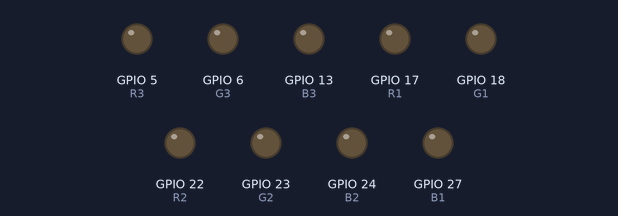
Bench run of a program on a simulated Raspberry Pi (BCM pin numbers). Parts: output pins drawn as LEDs (lit = HIGH).

Above: at 0.15 s.
At 2.27 s:
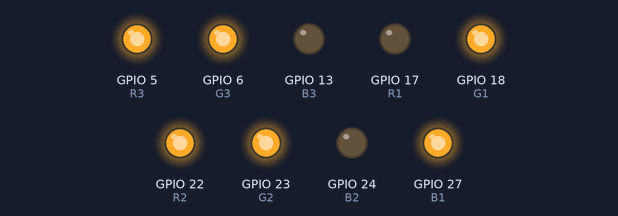
At 3.18 s:
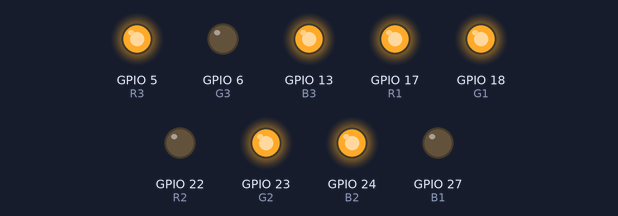
At 3.79 s:
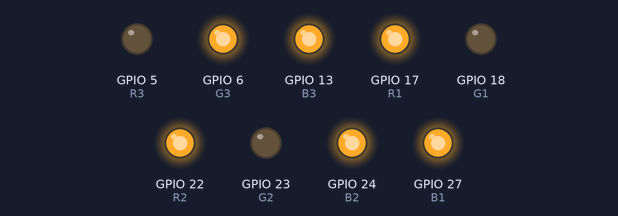
At 4.39 s:
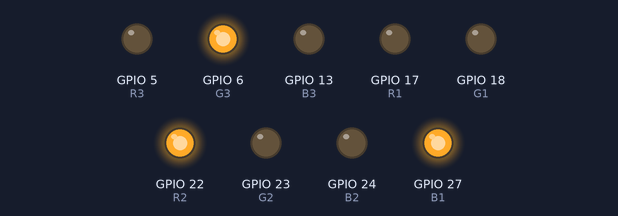
Timing chart, 0 to 4.5 s (numbered marks = the images above):
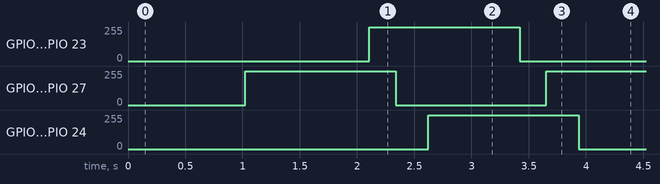

Measured:
- by itself, GPIO 5 (R3), GPIO 18 (G1), GPIO 23 (G2): 0/255 → 255/255 at 2.1 s, → 0/255 1.3 s later
- by itself, GPIO 6 (G3), GPIO 22 (R2), GPIO 27 (B1): 0/255 → 255/255 at 1.0 s, → 0/255 1.3 s later, → 255/255 1.3 s later
- by itself, GPIO 13 (B3), GPIO 17 (R1), GPIO 24 (B2): 0/255 → 255/255 at 2.6 s, → 0/255 1.3 s later

The program:

RGB_LED3.py
```python
import RPi.GPIO as GPIO
import time

R1 = 17
G1 = 18
B1 = 27

R2 = 22
G2 = 23
B2 = 24

R3 = 5
G3 = 6
B3 = 13

GPIO.setwarnings(False)

GPIO.setmode(GPIO.BCM)

GPIO.setup(R1, GPIO.OUT)
GPIO.setup(G1, GPIO.OUT)
GPIO.setup(B1, GPIO.OUT)

GPIO.setup(R2, GPIO.OUT)
GPIO.setup(G2, GPIO.OUT)
GPIO.setup(B2, GPIO.OUT)

GPIO.setup(R3, GPIO.OUT)
GPIO.setup(G3, GPIO.OUT)
GPIO.setup(B3, GPIO.OUT)

pwm = [
    [GPIO.PWM(R1, 120), GPIO.PWM(G1,120), GPIO.PWM(B1, 120)],
    [GPIO.PWM(R2, 120), GPIO.PWM(G2,120), GPIO.PWM(B2, 120)],
    [GPIO.PWM(R3, 120), GPIO.PWM(G3,120), GPIO.PWM(B3, 120)]
]

for i in range(0, len(pwm)):
    for j in range(0, len(pwm[i])):
        pwm[i][j].start(100)


def LedColorSet1(r, g, b):
    pwm[0][0].ChangeDutyCycle((255 - r) / 2.55)
    pwm[0][1].ChangeDutyCycle((255 - g) / 2.55)
    pwm[0][2].ChangeDutyCycle((255 - b) / 2.55)

def LedColorSet2(r, g, b):
    pwm[1][0].ChangeDutyCycle((255 - r) / 2.55)
    pwm[1][1].ChangeDutyCycle((255 - g) / 2.55)
    pwm[1][2].ChangeDutyCycle((255 - b) / 2.55)

def LedColorSet3(r, g, b):
    pwm[2][0].ChangeDutyCycle((255 - r) / 2.55)
    pwm[2][1].ChangeDutyCycle((255 - g) / 2.55)
    pwm[2][2].ChangeDutyCycle((255 - b) / 2.55)

freq = [
    [[0, 1], [100, 1], [200, -1]],
    [[200, -1], [100, 1], [0, 1]],
    [[100, 1], [200, -1], [0, 1]]
]

try :
   while True :
      for i in range(0, len(freq)) :
         for j in range(0, len(freq[i])) :
            freq[i][j][0] += freq[i][j][1]
            if freq[i][j][0] >= 256 :
               freq[i][j][0] = 255
               freq[i][j][1] = -1
            elif freq[i][j][0] <= -1 :
               freq[i][j][0] = 0
               freq[i][j][1] = 1
      LedColorSet1(freq[0][0][0],freq[0][1][0], freq[0][2][0])
      LedColorSet2(freq[1][0][0],freq[1][1][0], freq[1][2][0])
      LedColorSet3(freq[2][0][0],freq[2][1][0], freq[2][2][0])
      time.sleep(0.005)

except:
    for i in range(0, len(pwm)):
        for j in range(0, len(pwm[i])):
            pwm[i][j].stop()

    GPIO.cleanup()
```
